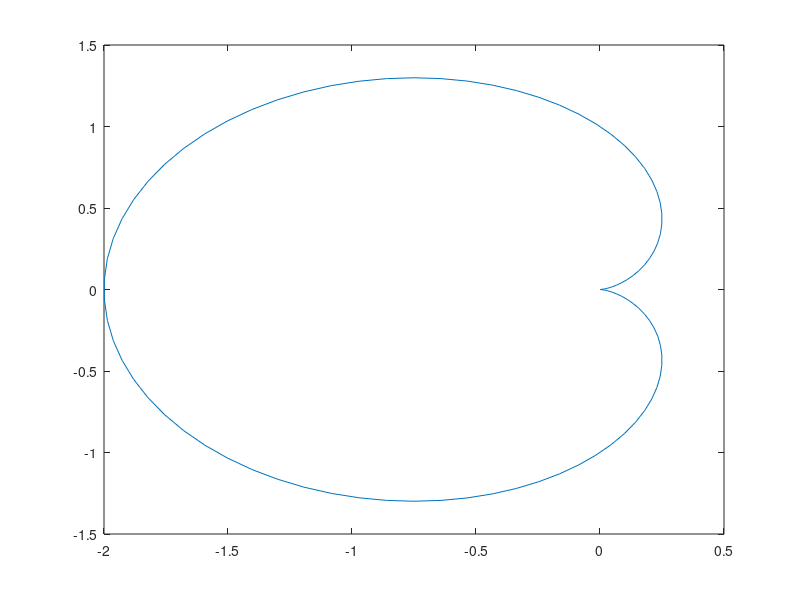

Reproduce this figure in MATLAB.
% Ec. en polares: rho = 1-cos(theta)
% Dominio del parametro theta: [0,2*pi]
% Discretizamos con 100 puntos
tt=linspace(0,2*pi,100);
% Pasamos de coordenadas polares a cartesianas
x = (1-cos(tt)).*cos(tt);
y = (1-cos(tt)).*sin(tt);
plot(x,y)
